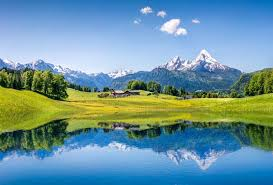
//> input picture test_image.jpg, 273 x 185 px
$ ./main   (built with g++ and OpenCV 4)
//> lines starting //> are read from the running program, lines starting //| are printed output that depends on the picture; after the words box and inside, x2 and y2 are one past the last pixel; in counts of white or black regions, pixels touching at a corner belong together
#include <windows.h>
#include <opencv2/core.hpp>
#include <opencv2/imgcodecs.hpp>
#include <opencv2/imgproc.hpp>
#include <opencv2/highgui.hpp>
#include <opencv2/photo.hpp>
#include <iostream>
#include <vector>
#include <cstdint>
#include <string>
#include <cmath>

// ============================================================
//  PART 1: FPGA UART KONVOLUSYON FONKSIYONLARI
// ============================================================

// [83 lines left out: functions processChannelOnFPGA, fpgaProcess, not called in this run]

// ============================================================
//  PART 2: PC TARAFINDA FFT/DFT TABANLI GORUNTU FILTRELEME
// ============================================================

void swapQuadrants(cv::Mat& mat)
{
    int cx = mat.cols / 2;
    int cy = mat.rows / 2;
    cv::Mat q0(mat, cv::Rect(0, 0, cx, cy));
    cv::Mat q1(mat, cv::Rect(cx, 0, cx, cy));
    cv::Mat q2(mat, cv::Rect(0, cy, cx, cy));
    cv::Mat q3(mat, cv::Rect(cx, cy, cx, cy));
    cv::Mat tmp;
    q0.copyTo(tmp); q3.copyTo(q0); tmp.copyTo(q3);
    q1.copyTo(tmp); q2.copyTo(q1); tmp.copyTo(q2);
}

// FFT filtre tipleri:
// 0 = Low-Pass
// 1 = High-Pass
// 2 = Band-Pass
// 3 = Notch (band-stop)
// 4 = Gaussian Low-Pass (yumusak gecisli)
// 5 = Gaussian High-Pass
// 6 = Emboss-benzeri (HP + bias)
cv::Mat fftFilterChannel(const cv::Mat& channel, int filterType,
    double radius1, double radius2 = 0.0)
{
    cv::Mat floatImg;
    channel.convertTo(floatImg, CV_32F);

    int m = cv::getOptimalDFTSize(channel.rows);
    int n = cv::getOptimalDFTSize(channel.cols);

    cv::Mat padded;
    cv::copyMakeBorder(floatImg, padded,
        0, m - channel.rows, 0, n - channel.cols,
        cv::BORDER_CONSTANT, cv::Scalar::all(0));

    cv::Mat planeArr[2];
    planeArr[0] = padded.clone();
    planeArr[1] = cv::Mat::zeros(padded.size(), CV_32F);
    cv::Mat spectrum;
    cv::merge(planeArr, 2, spectrum);
    cv::dft(spectrum, spectrum);

    int rows = spectrum.rows;
    int cols = spectrum.cols;
    int cx = cols / 2;
    int cy = rows / 2;

    cv::Mat mask = cv::Mat::zeros(rows, cols, CV_32F);
    for (int r = 0; r < rows; r++) {
        for (int c = 0; c < cols; c++) {
            double dist = std::sqrt((r - cy) * (r - cy) + (c - cx) * (c - cx));
            float val = 0.0f;
            switch (filterType) {
            case 0: val = (dist <= radius1) ? 1.0f : 0.0f; break;  // LP
            case 1: val = (dist > radius1) ? 1.0f : 0.0f; break;  // HP
            case 2: val = (dist >= radius1 && dist <= radius2) ? 1.0f : 0.0f; break;  // BP
            case 3: val = (dist <= radius1 || dist >= radius2) ? 1.0f : 0.0f; break;  // Notch
            case 4: val = std::exp(-(dist * dist) / (2.0 * radius1 * radius1)); break;  // Gaussian LP
            case 5: val = 1.0f - (float)std::exp(-(dist * dist) / (2.0 * radius1 * radius1)); break;  // Gaussian HP
            case 6: // Emboss-benzeri: HP + faz/genlik manipulasyonu
                val = (dist > radius1) ? 1.5f : 0.3f;
                break;
            default: val = 1.0f;
            }
            mask.at<float>(r, c) = val;
        }
    }

    swapQuadrants(mask);

    std::vector<cv::Mat> ch;
    cv::split(spectrum, ch);
    ch[0] = ch[0].mul(mask);
    ch[1] = ch[1].mul(mask);
    cv::Mat filtered;
    cv::merge(ch, filtered);

    cv::Mat result;
    cv::dft(filtered, result, cv::DFT_INVERSE | cv::DFT_REAL_OUTPUT);
    cv::Mat cropped = result(cv::Rect(0, 0, channel.cols, channel.rows)).clone();

    cv::Mat output;
    cv::normalize(cropped, output, 0, 255, cv::NORM_MINMAX);
    output.convertTo(output, CV_8U);
    return output;
}

cv::Mat fftProcess(const cv::Mat& img, int filterType,
    double radius1, double radius2 = 0.0)
{
    std::vector<cv::Mat> bgr_channels;
    cv::split(img, bgr_channels);

    std::vector<cv::Mat> output_channels(3);
    for (int ch = 0; ch < 3; ch++) {
        output_channels[ch] = fftFilterChannel(bgr_channels[ch],
            filterType, radius1, radius2);
    }

    cv::Mat final_output;
    cv::merge(output_channels, final_output);
    return final_output;
}

cv::Mat createSpectrum(const cv::Mat& img)
{
    cv::Mat gray;
    cv::cvtColor(img, gray, cv::COLOR_BGR2GRAY);
    cv::Mat floatImg;
    gray.convertTo(floatImg, CV_32F);

    cv::Mat planeArr[2];
    planeArr[0] = floatImg.clone();
    planeArr[1] = cv::Mat::zeros(floatImg.size(), CV_32F);
    cv::Mat spectrum;
    cv::merge(planeArr, 2, spectrum);
    cv::dft(spectrum, spectrum);

    std::vector<cv::Mat> planes;
    cv::split(spectrum, planes);
    cv::Mat magnitude;
    cv::magnitude(planes[0], planes[1], magnitude);
    magnitude += cv::Scalar::all(1);
    cv::log(magnitude, magnitude);

    swapQuadrants(magnitude);
    cv::Mat spectrumImg;
    cv::normalize(magnitude, spectrumImg, 0, 255, cv::NORM_MINMAX);
    spectrumImg.convertTo(spectrumImg, CV_8U);

    cv::Mat colorSpec;
    cv::cvtColor(spectrumImg, colorSpec, cv::COLOR_GRAY2BGR);
    return colorSpec;
}

// ============================================================
//  YARDIMCI: COM port ac
// ============================================================
// [23 lines left out: function openSerial, not called in this run]

// 5'li karsilastirma gorseli
cv::Mat createComparison5(const cv::Mat& original,
    const cv::Mat& a, const cv::Mat& b,
    const cv::Mat& c, const cv::Mat& d,
    const std::string& la, const std::string& lb,
    const std::string& lc, const std::string& ld)
{
    int w = 256, h = 256, margin = 10, label_h = 30;
    cv::Mat canvas(h + label_h + margin * 2, w * 5 + margin * 6, CV_8UC3,
        cv::Scalar(40, 40, 40));

    auto place = [&](const cv::Mat& img, int idx, const std::string& label) {
        int x = margin + idx * (w + margin);
        int y = margin + label_h;
        cv::Mat resized;
        if (img.size() != cv::Size(w, h)) cv::resize(img, resized, cv::Size(w, h));
        else resized = img;
        if (resized.channels() == 1) cv::cvtColor(resized, resized, cv::COLOR_GRAY2BGR);
        resized.copyTo(canvas(cv::Rect(x, y, w, h)));
        cv::putText(canvas, label, cv::Point(x + 10, margin + 22),
            cv::FONT_HERSHEY_SIMPLEX, 0.6, cv::Scalar(255, 255, 255), 1);
        };

    place(original, 0, "Orijinal");
    place(a, 1, la);
    place(b, 2, lb);
    place(c, 3, lc);
    place(d, 4, ld);
    return canvas;
}

// 9'lu karsilastirma gorseli (hibrit icin: 1 orijinal + 4 FFT + 4 FPGA)
// [45 lines left out: function createHybridComparison, not called in this run]

// ============================================================
//  ANA MENU
// ============================================================
int main()
{
    std::string inputPath = "C:/Users/muhsi/OneDrive/Desktop/test_image.jpg";
    std::string desktop = "C:/Users/muhsi/OneDrive/Desktop/";

    cv::Mat img = cv::imread(inputPath, cv::IMREAD_COLOR);
//> img is the input picture: 185 rows x 273 cols, CV_8UC3; mean B, G, R 158.2, 148, 107.2
    if (img.empty()) {
        std::cout << "HATA: Resim acilamadi -> " << inputPath << "\n";
        system("pause");
        return -1;
    }
    cv::resize(img, img, cv::Size(256, 256));
//> img: 256 rows x 256 cols, CV_8UC3
    std::cout << "Goruntu hazir: 256x256 renkli\n\n";

    std::cout << "==========================================\n";
    std::cout << "    GORUNTU ISLEME SISTEMI (HIBRIT)\n";
    std::cout << "==========================================\n";
    std::cout << "Hangi yontem kullanilsin?\n\n";
    std::cout << "  1 - FPGA Konvolusyon (Spatial Domain)\n";
    std::cout << "      4 kernel: Gaussian, Sharpening, Edge, Emboss\n";
    std::cout << "  2 - FFT/DFT Filtreleme (Frequency Domain)\n";
    std::cout << "      LP, HP, Band-pass, Notch\n";
    std::cout << "  3 - Hibrit Karsilastirma (her ikisi tam)\n";
    std::cout << "      4 FFT + 4 FPGA (Gauss-LP, Sharp-HP, Edge, Emboss)\n";
    std::cout << "==========================================\n";
    std::cout << "Seciminiz: ";

    int choice;
    std::cin >> choice;
//> the answer given: 2
    std::cin.ignore();

    // ============================================================
    // SECIM 1: FPGA Konvolusyon
    // ============================================================
    if (choice == 1) {
        HANDLE hSerial = openSerial("\\\\.\\COM6");
        if (!hSerial) {
            std::cout << "HATA: COM6 acilamadi\n";
            system("pause");
            return -1;
        }

        std::cout << "\n--- FPGA Konvolusyon (4 Kernel Otomatik) ---\n";

        struct K { const char* name; const char* sw; const char* file; };
        K tests[4] = {
            { "Gaussian Blur",  "SW1=0 SW0=0", "fpga_gaussian.png"   },
            { "Sharpening",     "SW1=0 SW0=1", "fpga_sharpening.png" },
            { "Edge Detection", "SW1=1 SW0=0", "fpga_edge.png"       },
            { "Emboss",         "SW1=1 SW0=1", "fpga_emboss.png"     }
        };
        std::vector<cv::Mat> results;

        for (int i = 0; i < 4; i++) {
            std::cout << "\nTest " << (i + 1) << "/4: " << tests[i].name << "\n";
            std::cout << "Switch: " << tests[i].sw << ", BTNC reset, ENTER...";
            std::cin.get();
            cv::Mat r = fpgaProcess(hSerial, img, i);
            cv::imwrite(desktop + tests[i].file, r);
            results.push_back(r);
        }
        CloseHandle(hSerial);

        cv::Mat comp = createComparison5(img, results[0], results[1],
            results[2], results[3],
            "Gaussian", "Sharpen", "Edge", "Emboss");
        cv::imwrite(desktop + "fpga_comparison.png", comp);
        cv::imshow("FPGA Konvolusyon Karsilastirma", comp);
        cv::waitKey(0);
    }

    // ============================================================
    // SECIM 2: FFT/DFT Filtreleme
    // ============================================================
    else if (choice == 2) {
        std::cout << "\n--- FFT/DFT Tabanli Filtreleme ---\n";
        std::cout << "Spektrum hesaplaniyor...\n";

        cv::Mat spectrum = createSpectrum(img);
//> in createSpectrum, `planeArr[1] = cv::Mat::zeros(floatImg.size(), CV_32F);`: planeArr[1]: 256 rows x 256 cols, CV_32FC1; every value is 0
        cv::imwrite(desktop + "fft_spectrum.png", spectrum);

        std::cout << "Filtreler uygulaniyor...\n";

        cv::Mat lp = fftProcess(img, 0, 30.0);            // LP
//> in fftProcess, `cv::split(img, bgr_channels);`:
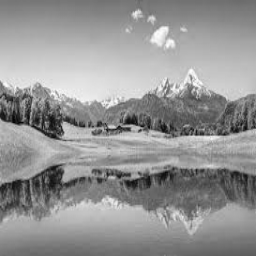
//> bgr_channels[1]: 256 rows x 256 cols, CV_8UC1; min 2, max 253, mean 147.8
//> in fftProcess, `cv::split(img, bgr_channels);`:
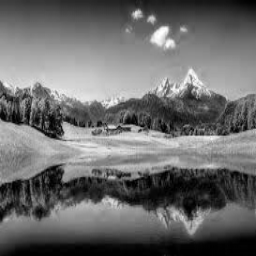
//> bgr_channels[2]: 256 rows x 256 cols, CV_8UC1; min 0, max 255, mean 107.1
//> the loop in fftProcess, `for (int ch = 0; ch < 3; ch++)` made 3 passes
//> pass 1, in swapQuadrants (call 2), `q1.copyTo(tmp)`:
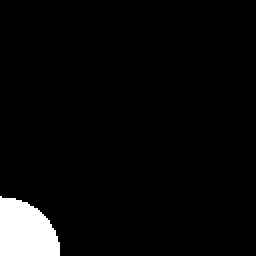
//> tmp: 128 rows x 128 cols, CV_32FC1 (shown 2 times larger); values 0 (black) and 1 (white), 4.3% white; 1 white region, box (x1, y1, x2, y2) and area: (0, 98, 30, 128) 705
        cv::Mat hp = fftProcess(img, 1, 15.0);            // HP
//> the loop in fftProcess (call 2), `for (int ch = 0; ch < 3; ch++)` made 3 passes
//> pass 1, in swapQuadrants (call 5), `q1.copyTo(tmp)`:
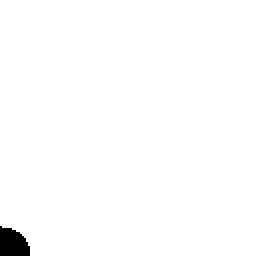
//> tmp: 128 rows x 128 cols, CV_32FC1 (shown 2 times larger); values 0 (black) and 1 (white), 98.9% white; 1 black region, box (x1, y1, x2, y2) and area: (0, 113, 15, 128) 177
        cv::Mat bp = fftProcess(img, 2, 15.0, 50.0);      // BP
        cv::Mat notch = fftProcess(img, 3, 5.0, 80.0);       // Notch
//> call 4 of fftProcess, with filterType = 3, radius1 = 5, radius2 = 80
//> the loop in fftProcess (call 4), `for (int ch = 0; ch < 3; ch++)` made 3 passes
//> pass 1, in fftFilterChannel (call 10), `cv::dft(filtered, result, cv::DFT_INVERSE | cv::DFT_REAL_OUTPUT);`:
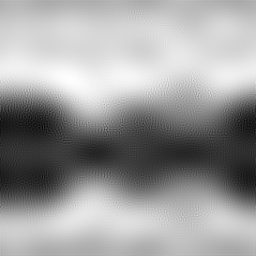
//> result: 256 rows x 256 cols, CV_32FC1; min -1333778, max 17619612, mean 10359179; drawn with min black and max white
//> in fftProcess (call 4), `cv::merge(output_channels, final_output);`:
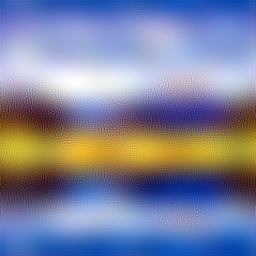
//> final_output: 256 rows x 256 cols, CV_8UC3; mean B, G, R 157.3, 130, 124.6

        cv::imwrite(desktop + "fft_lowpass.png", lp);
        cv::imwrite(desktop + "fft_highpass.png", hp);
        cv::imwrite(desktop + "fft_bandpass.png", bp);
        cv::imwrite(desktop + "fft_notch.png", notch);

        cv::Mat comp = createComparison5(img, lp, hp, bp, notch,
            "Low-Pass", "High-Pass",
            "Band-Pass", "Notch");
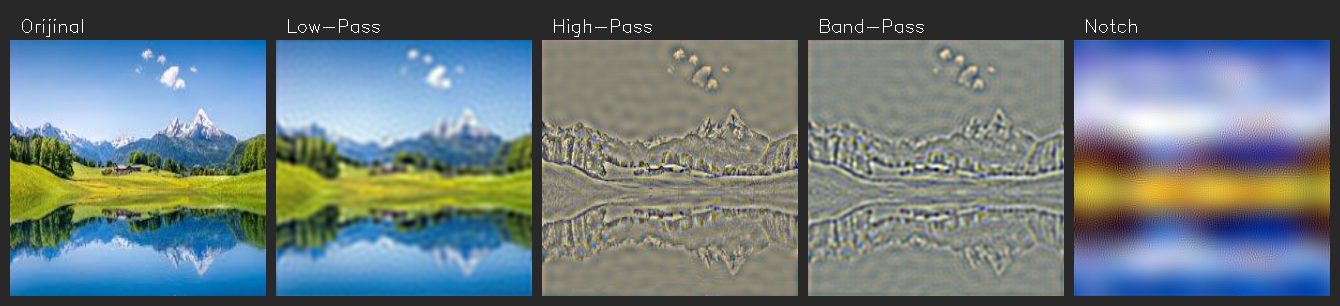
//> comp: 306 rows x 1340 cols, CV_8UC3; mean B, G, R 123.5, 120.3, 106.4
        cv::imwrite(desktop + "fft_comparison.png", comp);

        std::cout << "Tum FFT sonuclari masaustune kaydedildi.\n";
        cv::imshow("FFT Filtreleme Karsilastirma", comp);
        cv::waitKey(0);
    }

    // ============================================================
    // SECIM 3: Hibrit Karsilastirma (4 FFT + 4 FPGA)
    // ============================================================
    else if (choice == 3) {
        std::cout << "\n--- HIBRIT KARSILASTIRMA (4+4) ---\n";

        // FFT Filtreleri (CPU)
        std::cout << "FFT filtreleri uygulaniyor (CPU)...\n";
        cv::Mat fftLP = fftProcess(img, 4, 30.0);    // Gaussian LP (yumusatma)
        cv::Mat fftHP = fftProcess(img, 5, 15.0);    // Gaussian HP (keskinlestirme)
        cv::Mat fftEdge = fftProcess(img, 1, 8.0);     // Sert HP (kenar)
        cv::Mat fftEmboss = fftProcess(img, 6, 20.0);    // Emboss-benzeri

        cv::imwrite(desktop + "hybrid_fft_lp.png", fftLP);
        cv::imwrite(desktop + "hybrid_fft_hp.png", fftHP);
        cv::imwrite(desktop + "hybrid_fft_edge.png", fftEdge);
        cv::imwrite(desktop + "hybrid_fft_emboss.png", fftEmboss);
        std::cout << "4 FFT filtresi tamam.\n";

        // FPGA Konvolusyonlari
        HANDLE hSerial = openSerial("\\\\.\\COM6");
        if (!hSerial) {
            std::cout << "HATA: COM6 acilamadi\n";
            system("pause");
            return -1;
        }

        struct K { const char* name; const char* sw; const char* file; int type; };
        K tests[4] = {
            { "Gaussian",   "SW1=0 SW0=0", "hybrid_fpga_gauss.png",  0 },
            { "Sharpening", "SW1=0 SW0=1", "hybrid_fpga_sharp.png",  1 },
            { "Edge",       "SW1=1 SW0=0", "hybrid_fpga_edge.png",   2 },
            { "Emboss",     "SW1=1 SW0=1", "hybrid_fpga_emboss.png", 3 }
        };

        std::vector<cv::Mat> fpgaResults;
        for (int i = 0; i < 4; i++) {
            std::cout << "\nFPGA Test " << (i + 1) << "/4: " << tests[i].name << "\n";
            std::cout << "Switch: " << tests[i].sw << ", BTNC reset, ENTER...";
            std::cin.get();
            cv::Mat r = fpgaProcess(hSerial, img, tests[i].type);
            cv::imwrite(desktop + tests[i].file, r);
            fpgaResults.push_back(r);
        }
        CloseHandle(hSerial);

        // 9'lu karsilastirma gorseli
        cv::Mat hybridComp = createHybridComparison(img,
            fftLP, fftHP, fftEdge, fftEmboss,
            fpgaResults[0], fpgaResults[1], fpgaResults[2], fpgaResults[3]);
        cv::imwrite(desktop + "hybrid_comparison.png", hybridComp);

        std::cout << "\nHibrit karsilastirma tamamlandi.\n";
        std::cout << "9 goruntu: 1 orijinal + 4 FFT + 4 FPGA\n";
        cv::imshow("Hibrit Karsilastirma (FFT vs FPGA Konvolusyon)", hybridComp);
        cv::waitKey(0);
    }

    return 0;
}
